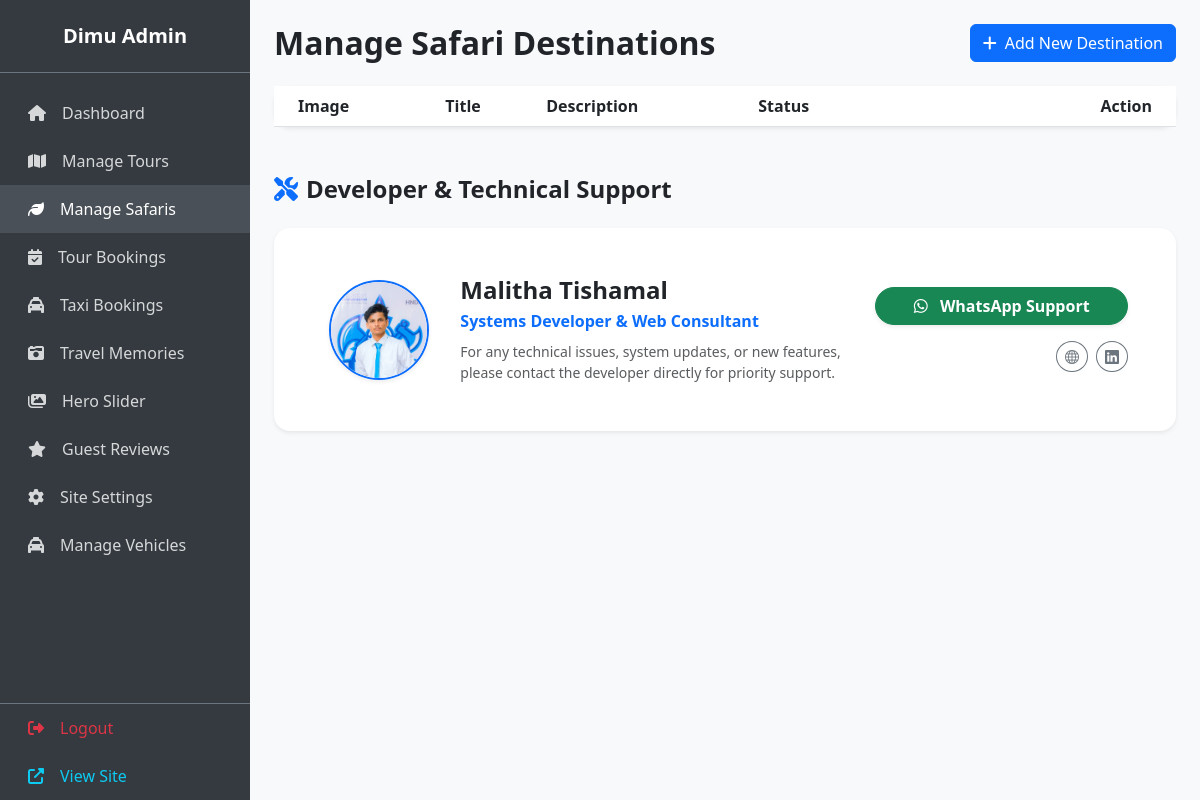
/admin/safaris.php (signed in), run on an earlier commit of the app's database.
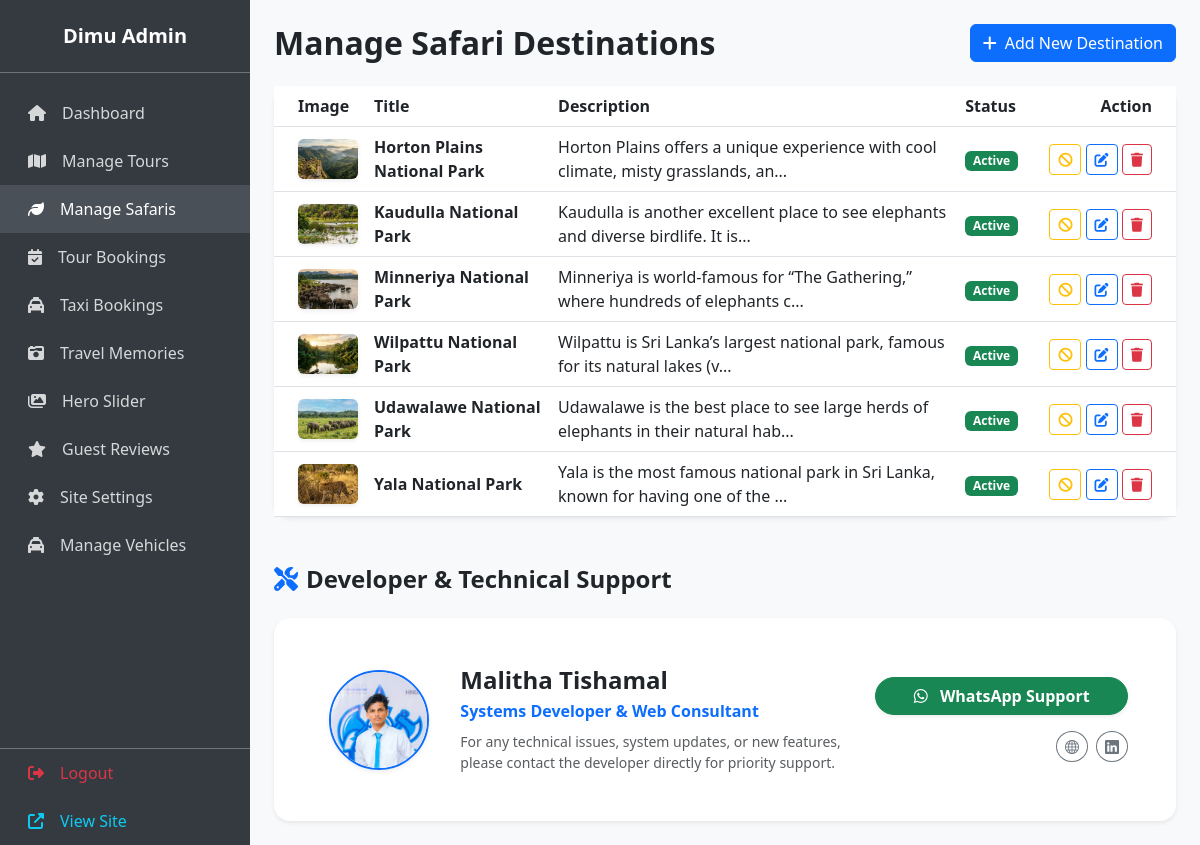
And on a later commit of the database.
### tables this page shows
CREATE TABLE IF NOT EXISTS `safari_destinations` (
  `id` int NOT NULL AUTO_INCREMENT,
  `title` varchar(255) NOT NULL,
  `description` text,
  `image` varchar(255) DEFAULT NULL,
  `status` enum('active','disabled') DEFAULT 'active',
  PRIMARY KEY (`id`)
);

### admin/safaris.php (the view, shortened to what this page needs)
<?php include 'includes/admin_header.php';
$safaris = $pdo->query("SELECT * FROM safari_destinations ORDER BY id DESC")->fetchAll();
?>
<div class="d-flex justify-content-between align-items-center mb-4">
    <h2 class="fw-bold mb-0">Manage Safari Destinations</h2>
    <button class="btn btn-primary" data-bs-toggle="modal" data-bs-target="#addSafariModal"><i class="fas fa-plus me-2"></i>Add New Destination</button>
</div>
<div class="card border-0 shadow-sm rounded-4">
    <div class="card-body p-0">
        <div class="table-responsive">
            <table class="table table-hover align-middle mb-0">
                <thead class="bg-light text-muted">
                    <tr>
                        <th class="ps-4">Image</th>
                        <th>Title</th>
                        <th>Description</th>
                        <th>Status</th>
                        <th class="pe-4 text-end" style="min-width: 150px;">Action</th>
                    </tr>
                </thead>
                <tbody>
                    <?php foreach($safaris as $s): ?>
                    <tr>
                        <td class="ps-4"><img src="../<?php echo htmlspecialchars($s['image']); ?>" width="60" class="rounded shadow-sm" style="height: 40px; object-fit: cover;" onerror="this.src='../assets/placeholder.jpg'"></td>
                        <td class="fw-bold"><?php echo htmlspecialchars($s['title']); ?></td>
                        <td><?php echo htmlspecialchars(substr($s['description'], 0, 80)); ?>...</td>
                        <td>
                            <?php if($s['status'] == 'active'): ?>
                                <span class="badge bg-success">Active</span>
                            <?php else: ?>
                                <span class="badge bg-secondary">Disabled</span>
                            <?php endif; ?>
                        </td>
                        <td class="pe-4 text-end">
                            <form method="POST" class="d-inline">
                                <?php if($s['status'] == 'active'): ?>
                                    <button type="submit" name="toggle_status" class="btn btn-sm btn-outline-warning" title="Disable"><i class="fas fa-ban"></i></button>
                                <?php else: ?>
                                    <input type="hidden" name="new_status" value="active">
                                    <button type="submit" name="toggle_status" class="btn btn-sm btn-outline-success" title="Activate"><i class="fas fa-check"></i></button>
                                <?php endif; ?>
                            </form>
                            <button type="button" class="btn btn-sm btn-outline-primary" data-bs-toggle="modal" data-bs-target="#editSafariModal<?php echo $s['id']; ?>" title="Edit"><i class="fas fa-edit"></i></button>
                            <form method="POST" class="d-inline" onsubmit="return confirm('Delete this destination?');">
                                <button type="submit" name="delete_safari" class="btn btn-sm btn-outline-danger" title="Delete"><i class="fas fa-trash"></i></button>
                            </form>
                        </td>
                    </tr>
                    <?php endforeach; ?>
                </tbody>
            </table>
        </div>
    </div>
</div>
<?php include 'includes/admin_footer.php'; ?>

### admin/includes/admin_header.php (shortened to what this page needs)
<?php
$current_page = basename($_SERVER['PHP_SELF']);
?>
<!DOCTYPE html>
<html lang="en">
<head>
    <link href="https://cdn.jsdelivr.net/npm/bootstrap@5.3.0/dist/css/bootstrap.min.css" rel="stylesheet">
    <link rel="stylesheet" href="https://cdnjs.cloudflare.com/ajax/libs/font-awesome/6.4.0/css/all.min.css">
    <link rel="stylesheet" href="https://cdn.jsdelivr.net/npm/bootstrap-icons@1.11.1/font/bootstrap-icons.css">
</head>
<body>
<div class="d-flex">
    <div class="sidebar text-white shadow" style="width: 250px; flex-shrink: 0;">
        <div class="p-4 text-center border-bottom border-secondary">
            <h5 class="mb-0 fw-bold text-white">Dimu Admin</h5>
        </div>
        <div class="py-3">
            <a href="dashboard.php" class="<?php echo $current_page == 'dashboard.php' ? 'active' : ''; ?>"><i class="fas fa-home ms-2 me-3"></i>Dashboard</a>
            <a href="tours.php" class="<?php echo $current_page == 'tours.php' ? 'active' : ''; ?>"><i class="fas fa-map ms-2 me-3"></i>Manage Tours</a>
            <a href="safaris.php" class="<?php echo $current_page == 'safaris.php' ? 'active' : ''; ?>"><i class="fas fa-leaf ms-2 me-3"></i>Manage Safaris</a>
            <a href="bookings.php" class="<?php echo $current_page == 'bookings.php' ? 'active' : ''; ?>"><i class="fas fa-calendar-check ms-2 me-3"></i>Tour Bookings</a>
            <a href="taxi_bookings.php" class="<?php echo $current_page == 'taxi_bookings.php' ? 'active' : ''; ?>"><i class="fas fa-taxi ms-2 me-3"></i>Taxi Bookings</a>
            <a href="memories.php" class="<?php echo $current_page == 'memories.php' ? 'active' : ''; ?>"><i class="fas fa-camera-retro ms-2 me-3"></i>Travel Memories</a>
            <a href="hero_slider.php" class="<?php echo $current_page == 'hero_slider.php' ? 'active' : ''; ?>"><i class="fas fa-images ms-2 me-3"></i>Hero Slider</a>
            <a href="reviews.php" class="<?php echo $current_page == 'reviews.php' ? 'active' : ''; ?>"><i class="fas fa-star ms-2 me-3"></i>Guest Reviews</a>
            <a href="settings.php" class="<?php echo $current_page == 'settings.php' ? 'active' : ''; ?>"><i class="fas fa-cog ms-2 me-3"></i>Site Settings</a>
            <a href="vehicles.php" class="<?php echo $current_page == 'vehicles.php' ? 'active' : ''; ?>"><i class="fas fa-taxi ms-2 me-3"></i>Manage Vehicles</a>
        </div>
        <div class="mt-auto border-top border-secondary position-absolute bottom-0 w-100" style="max-width: 250px;">
            <a href="logout.php" class="text-danger"><i class="fas fa-sign-out-alt ms-2 me-3"></i>Logout</a>
            <a href="../index.php" target="_blank" class="text-info"><i class="fas fa-external-link-alt ms-2 me-3"></i>View Site</a>
        </div>
    </div>
    <div class="main-content w-100 p-4">

### admin/includes/admin_footer.php (shortened to what this page needs)
    <div class="mt-5">
        <h4 class="fw-bold mb-4 text-dark"><i class="fas fa-tools me-2 text-primary"></i>Developer & Technical Support</h4>
        <div class="card border-0 shadow-sm rounded-4 overflow-hidden">
            <div class="card-body p-4 p-md-5">
                <div class="row align-items-center" style="cursor: pointer;" data-bs-toggle="modal" data-bs-target="#developerModal">
                    <div class="col-md-2 text-center mb-3 mb-md-0">
                        <img src="../assets/developer.jpg" class="rounded-circle shadow-sm border border-primary border-2" style="width: 100px; height: 100px; object-fit: cover;" alt="Developer">
                    </div>
                    <div class="col-md-6 mb-3 mb-md-0 text-center text-md-start">
                        <h4 class="fw-bold mb-1">Malitha Tishamal</h4>
                        <p class="text-primary fw-semibold mb-2">Systems Developer & Web Consultant</p>
                        <p class="text-muted small mb-0">For any technical issues, system updates, or new features, please contact the developer directly for priority support.</p>
                    </div>
                    <div class="col-md-4 text-center text-md-end">
                        <div class="d-flex flex-column gap-2">
                            <a href="https://wa.me/94785530992" target="_blank" class="btn btn-success fw-bold rounded-pill px-4 shadow-sm">
                                <i class="fab fa-whatsapp me-2"></i> WhatsApp Support
                            </a>
                            <div class="d-flex justify-content-center justify-content-md-end gap-2 mt-2">
                                 <a href="http://malithatishamal.42web.io" target="_blank" class="btn btn-outline-secondary btn-sm rounded-circle"><i class="bi bi-globe"></i></a>
                                 <a href="https://www.linkedin.com/in/malitha-tishamal" target="_blank" class="btn btn-outline-secondary btn-sm rounded-circle"><i class="bi bi-linkedin"></i></a>
                            </div>
                        </div>
                    </div>
                </div>
            </div>
        </div>
    </div>
</div>
</div>
</body>
</html>

### admin/includes/admin_header.php (style rules this page uses)
.sidebar { min-height: 100vh; background: #343a40; }
.sidebar a { color: rgba(255,255,255,0.8); text-decoration: none; padding: 12px 20px; display: block; }
.sidebar a:hover, .sidebar a.active { background: #495057; color: #fff; }
.main-content { background: #f8f9fa; min-height: 100vh; }

What changed in the data, as far as the page shows it:
added safari_destinations: image (picture), title "Horton Plains National Park", description "Horton Plains offers a unique experience with cool climate, misty grasslands, an", status "Active"
added safari_destinations: image (picture), title "Kaudulla National Park", description "Kaudulla is another excellent place to see elephants and diverse birdlife. It is", status "Active"
added safari_destinations: image (picture), title "Minneriya National Park", description "Minneriya is world-famous for “The Gathering,” where hundreds of elephants c", status "Active"
added safari_destinations: image (picture), title "Wilpattu National Park", description "Wilpattu is Sri Lanka’s largest national park, famous for its natural lakes (v", status "Active"
added safari_destinations: image (picture), title "Udawalawe National Park", description "Udawalawe is the best place to see large herds of elephants in their natural hab", status "Active"
added safari_destinations: image (picture), title "Yala National Park", description "Yala is the most famous national park in Sri Lanka, known for having one of the", status "Active"
